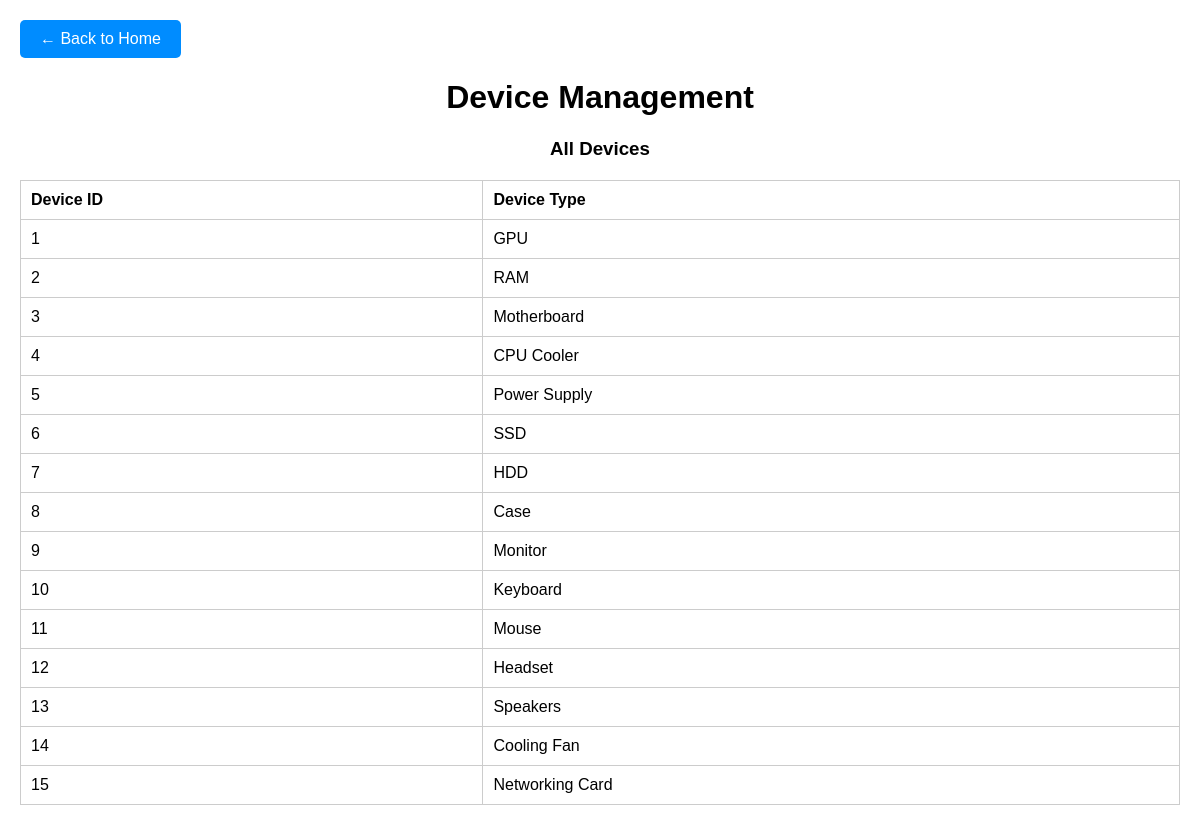
The page /frontend/device_frontend.php (signed in) on the database its author committed.
### tables this page shows
CREATE TABLE Device (
    DevID INT AUTO_INCREMENT PRIMARY KEY,
    Type VARCHAR(50) NOT NULL
);

### frontend/device_frontend.php (the view, shortened to what this page needs)
<!DOCTYPE html>
<html lang="en">
<head>
    <link rel="stylesheet" href="styles.css">
</head>
<body>
    <div class="back-button">
        <a href="../frontend/index.php">← Back to Home</a>
    </div>
    <h1>Device Management</h1>
    <div>
        <h3>All Devices</h3>
        <table>
            <thead>
                <tr>
                    <th>Device ID</th>
                    <th>Device Type</th>
                </tr>
            </thead>
            <tbody>
                <?php
                include '../connection.php';
                $sql = "SELECT * FROM Device";
                $result = $conn->query($sql);
                if ($result->num_rows > 0) {
                    while ($row = $result->fetch_assoc()) {
                        echo "<tr>
                                <td>{$row['DevID']}</td>
                                <td>{$row['Type']}</td>
                              </tr>";
                    }
                } else {
                    echo "<tr><td colspan='2'>No devices found.</td></tr>";
                }
                ?>
            </tbody>
        </table>
    </div>
</body>
</html>

### frontend/styles.css (style rules this page uses)
body { font-family: "Comic Sans MS", cursive, sans-serif; margin: 20px; }
table { border-collapse: collapse; width: 100%; margin-top: 20px; }
table, th, td { border: 1px solid #ccc; }
th, td { padding: 10px; text-align: left; }
h1, h3 { text-align: center; }
.back-button { margin: 20px 0; text-align: left; }
.back-button a { text-decoration: none; color: white; background-color: #008cff; padding: 10px 20px; border-radius: 5px; font-size: 16px; display: inline-block; }

### rows shown on the page
device: DevID "1", Type "GPU"
device: DevID "2", Type "RAM"
device: DevID "3", Type "Motherboard"
device: DevID "4", Type "CPU Cooler"
device: DevID "5", Type "Power Supply"
device: DevID "6", Type "SSD"
device: DevID "7", Type "HDD"
device: DevID "8", Type "Case"
device: DevID "9", Type "Monitor"
device: DevID "10", Type "Keyboard"
device: DevID "11", Type "Mouse"
device: DevID "12", Type "Headset"
device: DevID "13", Type "Speakers"
device: DevID "14", Type "Cooling Fan"
device: DevID "15", Type "Networking Card"
